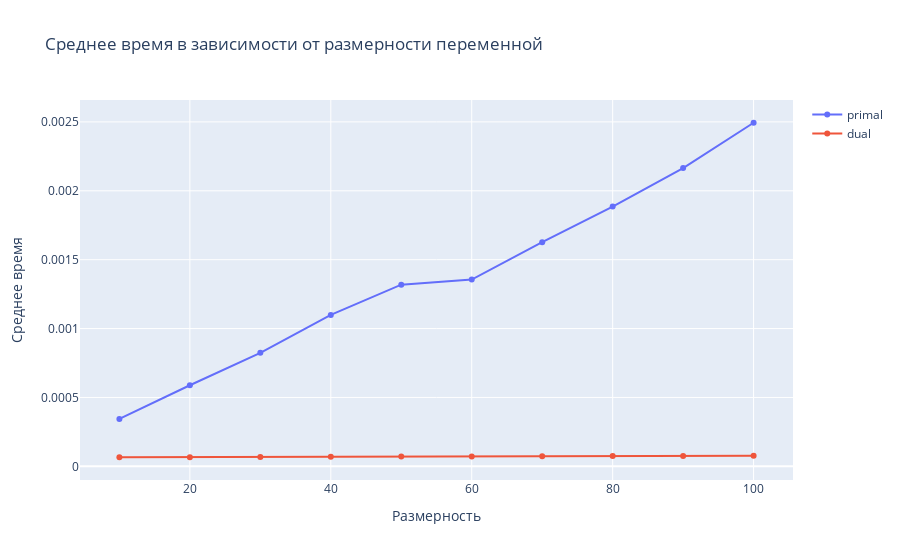
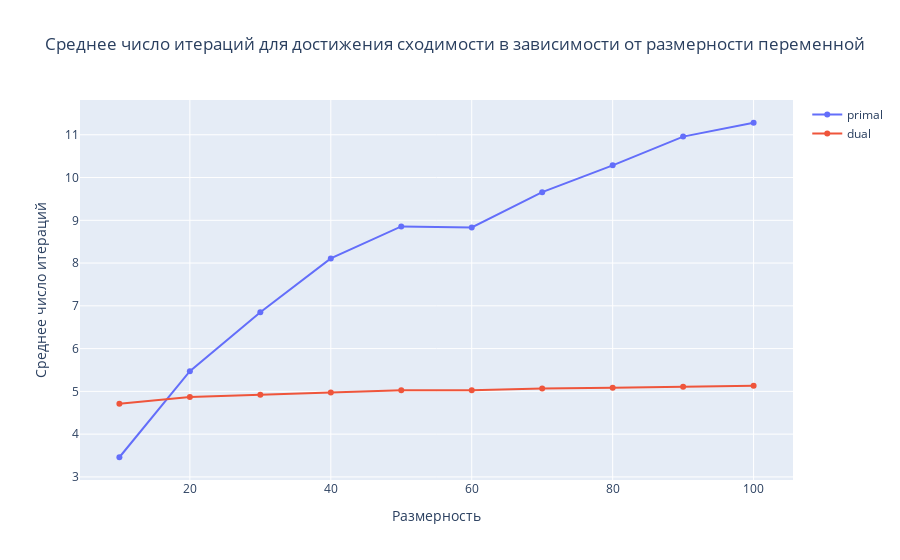
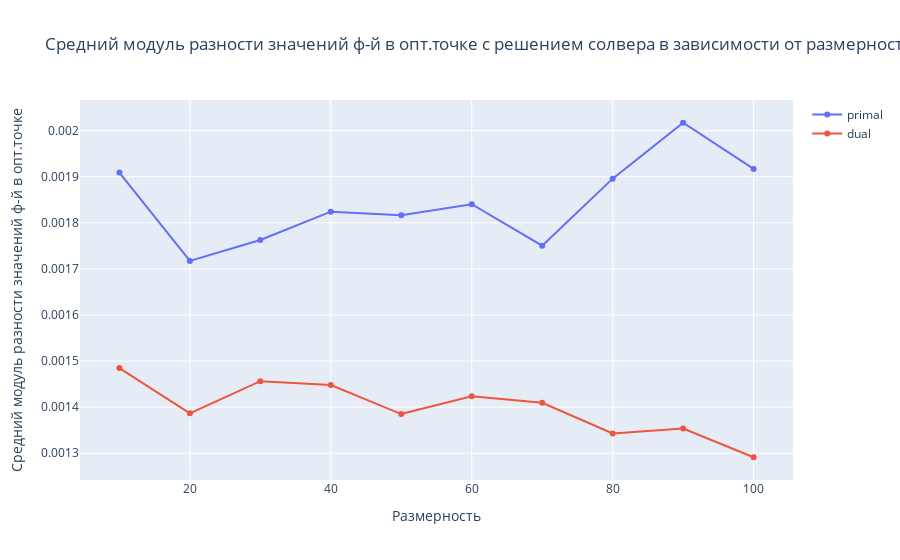

Notebook cell for these charts, in order:
### Code cell
fig = go.Figure()
fig2 = go.Figure()
fig3 = go.Figure()

fig.add_trace(go.Scatter(x=res_data["dim"], y=res_data["newton_t_mean"],mode="lines+markers", name="primal", line_shape='linear'))
fig.add_trace(go.Scatter(x=res_data["dim"], y=res_data["dual_newton_t_mean"],mode="lines+markers", name="dual", line_shape='linear'))

fig2.add_trace(go.Scatter(x=res_data["dim"], y=res_data["iter_num_mean"],mode="lines+markers", name="primal", line_shape='linear'))
fig2.add_trace(go.Scatter(x=res_data["dim"], y=res_data["dual_iter_num_mean"],mode="lines+markers", name="dual", line_shape='linear'))

fig3.add_trace(go.Scatter(x=res_data["dim"], y=res_data["primal_diff_mean"],mode="lines+markers", name="primal", line_shape='linear'))
fig3.add_trace(go.Scatter(x=res_data["dim"], y=res_data["dual_diff_mean"],mode="lines+markers", name="dual", line_shape='linear'))

fig.update_layout(
    title="Среднее время в зависимости от размерности переменной",
    xaxis_title="Размерность",
    yaxis_title="Среднее время",
    showlegend=True
)
fig2.update_layout(
    title="Среднее число итераций для достижения сходимости в зависимости от размерности переменной",
    xaxis_title="Размерность",
    yaxis_title="Среднее число итераций",
    showlegend=True
)
fig3.update_layout(
    title="Средний модуль разности значений ф-й в опт.точке с решением солвера в зависимости от размерности переменной",
    xaxis_title="Размерность",
    yaxis_title="Средний модуль разности значений ф-й в опт.точке",
    showlegend=True
)
fig.show()
fig2.show()
fig3.show()

### Figure 1 — Plotly figure (JSON) as saved in the notebook; plotly's stock layout.template omitted (floating-point values rounded to 4 significant figures)
{"data": [{"line": {"shape": "linear"}, "mode": "lines+markers", "name": "primal", "type": "scatter", "x": [10, 20, 30, 40, 50, 60, 70, 80, 90, 100], "y": [0.0003439, 0.0005887, 0.0008236, 0.001099, 0.001319, 0.001356, 0.001627, 0.001885, 0.002165, 0.002494]}, {"line": {"shape": "linear"}, "mode": "lines+markers", "name": "dual", "type": "scatter", "x": [10, 20, 30, 40, 50, 60, 70, 80, 90, 100], "y": [6.605e-05, 6.676e-05, 6.812e-05, 6.886e-05, 7.078e-05, 7.195e-05, 7.374e-05, 7.437e-05, 7.566e-05, 7.66e-05]}], "layout": {"showlegend": true, "title": {"text": "Среднее время в зависимости от размерности переменной"}, "xaxis": {"title": {"text": "Размерность"}}, "yaxis": {"title": {"text": "Среднее время"}}}}

### Figure 2 — Plotly figure (JSON) as saved in the notebook; plotly's stock layout.template omitted (floating-point values rounded to 4 significant figures)
{"data": [{"line": {"shape": "linear"}, "mode": "lines+markers", "name": "primal", "type": "scatter", "x": [10, 20, 30, 40, 50, 60, 70, 80, 90, 100], "y": [3.46, 5.472, 6.852, 8.11, 8.857, 8.832, 9.658, 10.29, 10.96, 11.28]}, {"line": {"shape": "linear"}, "mode": "lines+markers", "name": "dual", "type": "scatter", "x": [10, 20, 30, 40, 50, 60, 70, 80, 90, 100], "y": [4.713, 4.87, 4.924, 4.975, 5.025, 5.027, 5.069, 5.085, 5.107, 5.13]}], "layout": {"showlegend": true, "title": {"text": "Среднее число итераций для достижения сходимости в зависимости от размерности переменной"}, "xaxis": {"title": {"text": "Размерность"}}, "yaxis": {"title": {"text": "Среднее число итераций"}}}}

### Figure 3 — Plotly figure (JSON) as saved in the notebook; plotly's stock layout.template omitted (floating-point values rounded to 4 significant figures)
{"data": [{"line": {"shape": "linear"}, "mode": "lines+markers", "name": "primal", "type": "scatter", "x": [10, 20, 30, 40, 50, 60, 70, 80, 90, 100], "y": [0.001909, 0.001717, 0.001763, 0.001824, 0.001816, 0.00184, 0.00175, 0.001896, 0.002017, 0.001917]}, {"line": {"shape": "linear"}, "mode": "lines+markers", "name": "dual", "type": "scatter", "x": [10, 20, 30, 40, 50, 60, 70, 80, 90, 100], "y": [0.001485, 0.001387, 0.001456, 0.001448, 0.001385, 0.001424, 0.001409, 0.001343, 0.001354, 0.001291]}], "layout": {"showlegend": true, "title": {"text": "Средний модуль разности значений ф-й в опт.точке с решением солвера в зависимости от размерности переменной"}, "xaxis": {"title": {"text": "Размерность"}}, "yaxis": {"title": {"text": "Средний модуль разности значений ф-й в опт.точке"}}}}
